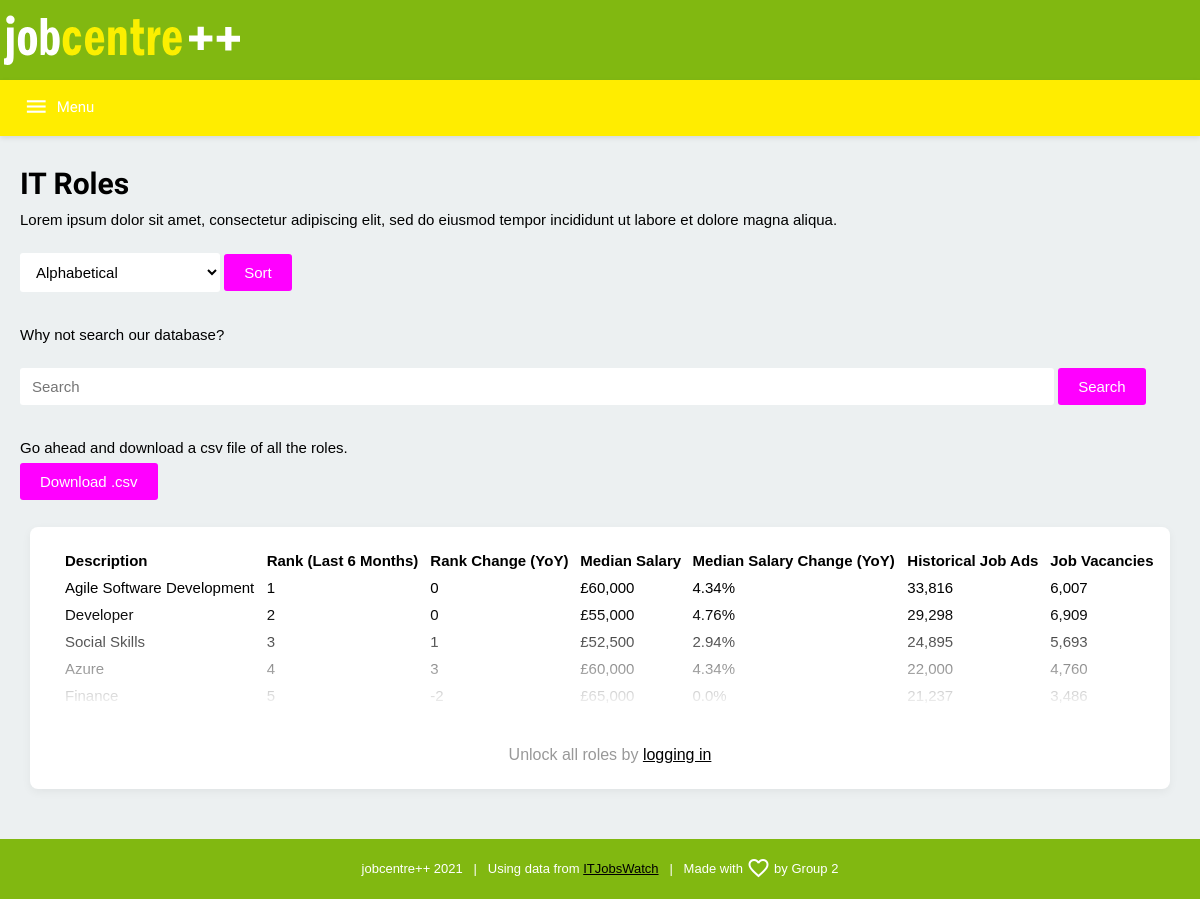
The page /roles/ on the database as committed earlier.
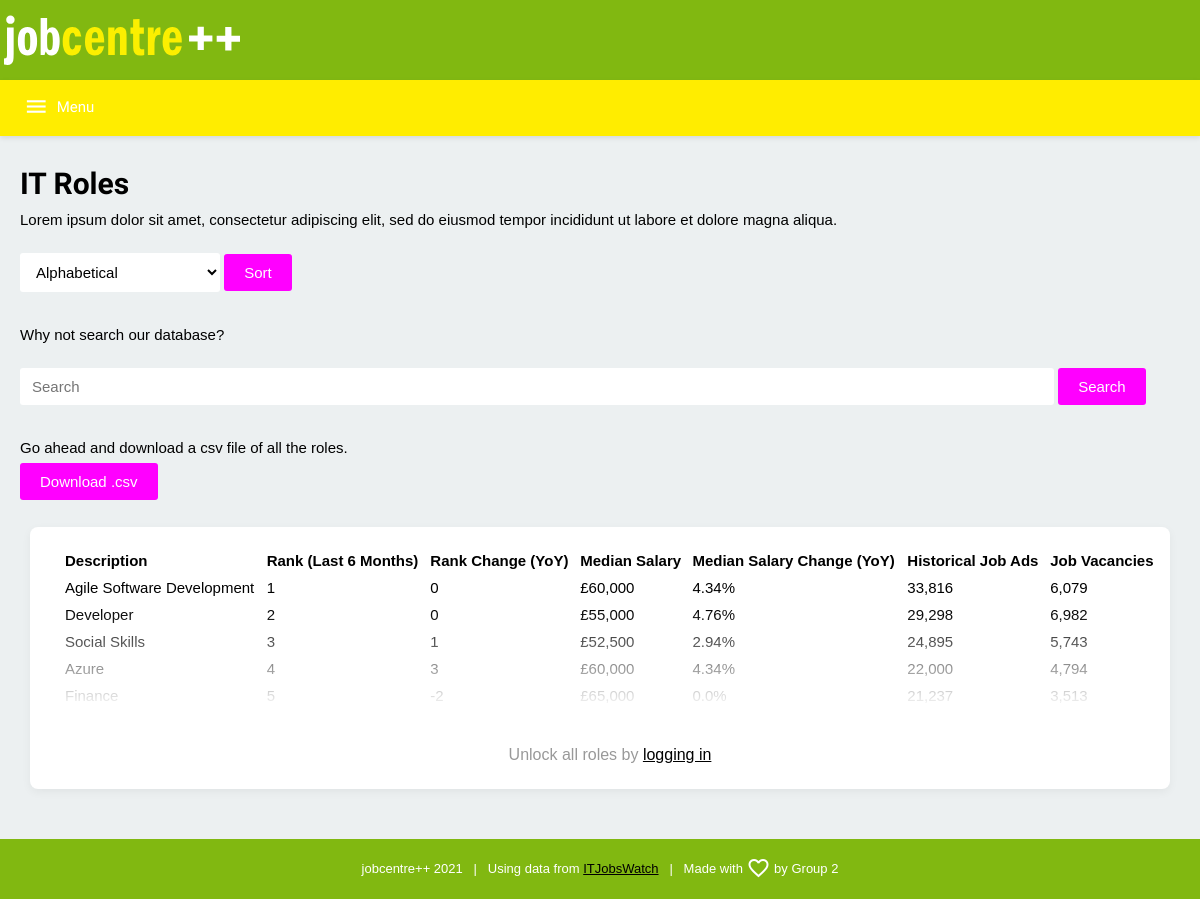
The same page on the database as committed later.
### tables this page shows
CREATE TABLE roles (
            job_role TEXT,
            rank INTEGER,
            rank_change INTEGER,
            median_salary INTEGER,
            median_salary_change REAL,
            historical INTEGER,
            live_job_count INTEGER
        );

### app/routes.py (the view, shortened to what this page needs)
@flask_app.route('/roles/', methods=['GET', 'POST'])
def roles():
    search_form = RoleSearch(request.form)
    filter_form = RolesForm()
    category = 'rank'
    sort_order = 'ASC'
    is_auth = True if 'username' in session else False
    data = RolesDatabase().view_sorted_roles(category, sort_order, is_auth)
    if search_form.validate_on_submit():
        data = RolesDatabase().search_role(category, sort_order, is_auth, search_form.search_term.data)
    return render_template('roles.html', title='Roles', form=filter_form, search=search_form, data=data)

### app/roles_form.py
class RoleSearch(FlaskForm):
    search_term = StringField(validators=[DataRequired()])
    search_button = SubmitField("Search")

class RolesForm(FlaskForm):
    options = ['Alphabetical',
               'Rank',
               'Rank Change',
               'Median Salary',
               'Median Salary Change',
               'Historical Job Ads',
               'Job Vacancies'
               ]
    role_filter = SelectField(choices=options, validators=[DataRequired()])
    sort = SubmitField('Sort')

### app/roles_database.py (called while the page is built)
    def view_sorted_roles(self, category, sort_order, is_auth):
        self.roles_db_cursor.execute("SELECT * FROM roles ORDER BY {} {}".format(category, sort_order))
        if is_auth:
            all_roles = self.roles_db_cursor.fetchall()
        else:
            all_roles = self.roles_db_cursor.fetchmany(5)
        return all_roles

### app/templates/roles.html (shortened to what this page needs)
{% extends "base.html" %}
{% block content %}
    <div class="content">
        <div class="content-wrapper">
        <div class="content-left">
            <h1>IT Roles</h1>
            <p>Lorem ipsum dolor sit amet, consectetur adipiscing elit, sed do eiusmod tempor incididunt ut labore et dolore magna aliqua.</p>
            <br>
            <form action="" method="post" novalidate>
                {{ form.role_filter(class_="input input-dropdown") }}
                {{ form.sort(class_="button") }}
            </form>
            <br>
            <br>
            <p>Why not search our database?</p>
            <br>
            <form action="" method="post" novalidate>
                {{ search.search_term(size=32, class_="input search", placeholder="Search") }}
                {{ search.search_button(class_="button") }}
            </form>
            <br>
            <br>
            <p>Go ahead and download a csv file of all the roles.</p>
            <br>
            <form action="" method="post" novalidate>
                <a class="button button-margin" href="/download">Download .csv</a>
            </form>
            <br>
        </div>
        <div class="content-flask content-right">
            <div id="content-table">
            <table>
                <thead>
                <tr>
                    <th>Description</th>
                    <th>Rank (Last 6 Months)</th>
                    <th>Rank Change (YoY)</th>
                    <th>Median Salary</th>
                    <th>Median Salary Change (YoY)</th>
                    <th>Historical Job Ads</th>
                    <th>Job Vacancies</th>
                </tr>
                </thead>
                <tbody>
                 {% for row in data %}
                    <tr>
                        <td>{{row[0]}}</td>
                        <td>{{row[1]}}</td>
                        <td>{{row[2]}}</td>
                        <td>{{"£{:,}".format(row[3])}}</td>
                        <td>{{"{}%".format(row[4])}}</td>
                        <td>{{"{:,}".format(row[5])}}</td>
                        <td>{{"{:,}".format(row[6])}}</td>
                    </tr>
                 {% endfor %}
                </tbody>
            </table>
                {% if not session['username'] %}
                    <div class="capped"></div>
                    <br>
                    <div class="capped-text">Unlock all roles by <a href="/login">logging in</a></div>
                {% endif %}
            </div>
        </div>
        </div>
    </div>
{% endblock %}

### app/templates/base.html (shortened to what this page needs)
<!DOCTYPE html>
<html>
    <head>
        <link rel="stylesheet" href="{{ url_for('static', filename='stylesheets/style.css') }}" />
    </head>
    <body>
        <nav id="m-nav">
            <div class="m-nav-sub m-nav-t">
                <div class="m-nav-t_wrap">
                    <div class="m-nav-title">
                        <a href="/" title="jobcentre++"><img src="/static/img/logo.svg" height="50px" style="margin-top: 15px"></a>
                    </div>
                </div>
            </div>
            <div class="m-nav-sub m-nav-b" id="m-nav-b">
                <div class="m-nav-b_wrap">
                    <ul class="target">
                        <div class="menu" id="menu"><i class="material-icons miii">menu</i>Menu</div>
                    </ul>
                </div>
            </div>
        </nav>
        {% block content %}
        {% endblock %}
        <div class="footer">
            <div class="footer-wrapper">
                jobcentre++ 2021 &nbsp; | &nbsp; Using data from <a href="https://www.itjobswatch.co.uk/copyright.aspx" target="_blank">ITJobsWatch</a> &nbsp; | &nbsp; Made with <span class="material-icons" style="transform: translate(0, 7px);">favorite_border</span> by Group 2
            </div>
        </div>
    </body>
</html>

### app/static/stylesheets/style.css (style rules this page uses)
* { margin: 0; padding: 0; }
body { margin: 0; padding: 0; font-family: Arial, "Helvetica Neue", Helvetica, sans-serif; font-size: 15px; font-weight: normal; min-height: 100vh; display: flex; flex-direction: column; background-color: #ecf0f1; }
ol, ul, li { margin: 0; padding: 0; }
a:link, a:focus, a:hover { color: #000; }
article, aside, details, figcaption, figure,footer, header, hgroup, menu, nav, section { display: block; }
nav#m-nav { width: 100%; font-family: ubuntu; }
.m-nav-t { background-color: #81B811; height: 80px; }
.m-nav-t_wrap { line-height: 80px; vertical-align: middle; margin: 0 auto; max-width: 1300px; }
.m-nav-title { font-family: 'Kanit', sans-serif; font-weight: 500; margin: 0; padding: 0; margin-left: 4px; display: inline-block; font-size: 50px; }
.m-nav-b { width: 100%; background-color: #FFED00; z-index: 2; box-shadow: 0 2px 5px rgba(0,0,0,0.1); }
.m-nav-b_wrap { margin: 0 auto; max-width: 1300px; width: calc(100% - 40px); }
.m-nav-b ul { display: inline-block; width: 100%; line-height: 50px; vertical-align: middle; }
i.miii { line-height: 54px; vertical-align: middle; font-size: 25px; margin-right: 8px; margin-bottom: 2px; }
.menu { line-height: 50px; vertical-align: middle; color: #fff; font-weight: 500; cursor: pointer; display: inline-block; display: none; }
h1 { margin-bottom: 10px; font-family: 'Ubuntu', sans-serif; }
.input { width: calc(100% - 24px - 2px); padding: 10px 12px; background: rgba(255,255,255,1); margin-top: 8px; font-size: 15px; border:none; border-radius: 3px; }
.input-dropdown { width: 200px; }
.button { background-color: magenta; border: none; color: white; padding: 10px 20px; text-decoration: none; font-size: 15px; cursor: pointer; border-radius: 3px; }
.button-margin { margin 0 10px ; }
.button:visited, .button:link { color: #fff; }
.content { margin-top: 30px; width: 100%; overflow-x: hidden; }
.content-wrapper { max-width: 1300px; width: calc(100% - 40px); margin: 0 auto; }
.content-flask { max-width: 800px; width: calc(100% - 20px); margin: 0 auto; }
.content-flask table { border-collapse:collapse; border-spacing:0; width:100%; display:table; border-radius: 5px; overflow:hidden; }
.content-flask table td, .content-flask table thead th { padding: 5px; }
.content-flask table thead { margin: 0; background: rgba(255,255,255,.6); text-align: left; }
.content-flask table tr { background-color: #fff; }
.content-flask table tr:nth-child(2) { background-color: #fff; }
.footer { margin-top: auto; background-color: #81B811; width:100%; height: 60px; }
.footer-wrapper { padding-top: 10px; width: 100%; font-size: 13px; color: #fff; text-align: center; padding-bottom: 20px; }
.content-left { display: inline-block; width: calc(100% - 820px - 20px); margin-right: 20px; }
.content-right { display: inline-block; float: right; margin-bottom: 50px; }
#content-table { margin-top: 20px; overflow-x: none; padding: 20px 10px 20px 30px; background-color: white; border-radius: 8px; box-shadow: 0px 3px 10px rgba(0,0,0,0.05) }
.search { width: calc(100% - 150px); }
.capped { z-index: 10; width: 100%; background-image: linear-gradient(rgba(255,255,255,0), white); height: 100px; margin-top: -100px; position: relative; }
.capped-text { width: 100%; text-align: center; margin: 20px 0 5px 0; color: #999; font-size: 16px; }
@media only screen and (max-width:1200px) { .menu { display: inline-block; } }
@media only screen and (max-width:1200px) { .m-nav-b ul { padding: 0px 0; position: relative; clear: both; } }
@media only screen and (max-width:1200px) { .m-nav-t_wrap { padding: 0; } }
@media only screen and (max-width:1200px) { .content-left { width: 100%; display:block background-color:red; margin: 0 auto; } }
@media only screen and (max-width:1200px) { .content-right { display: block; float: none; max-width: 100%; } }
@media only screen and (max-width:1200px) { #content-table { overflow-x: scroll; } }

Rows that differ between the two databases and show on the page:
changed roles "Agile Software Development": live_job_count "6,007" → "6,079"
changed roles "Developer": live_job_count "6,909" → "6,982"
changed roles "Social Skills": live_job_count "5,693" → "5,743"
changed roles "Azure": live_job_count "4,760" → "4,794"
changed roles "Finance": live_job_count "3,486" → "3,513"
